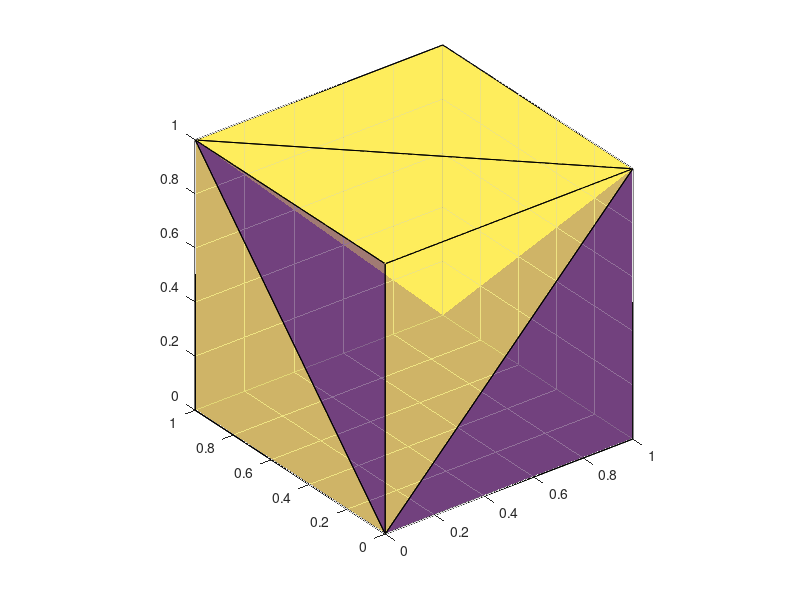

Recreate this plot in MATLAB.
%% Check whether a point is in the convex hull.

%% 3D Box.
Z = [0 0 0 0 1 1 1 1]';
X = [1 1 0 0 1 1 0 0]';
Y = [1 0 1 0 1 0 1 0]';
K = convhull(X,Y,Z);
trisurf(K,X,Y,Z,'facealpha',0.5)
axis vis3d

%% Plane equations.
mu = [mean(X) mean(Y) mean(Z)]';
XYZ = [X Y Z];
A = zeros([size(K,1) 3]);
b = zeros([size(K,1) 1]);
for i = 1:size(K,1)
    p1 = XYZ(K(i,1),:)';
    p2 = XYZ(K(i,2),:)';
    p3 = XYZ(K(i,3),:)';
    P = [p1 p2 p3] - [p1 p1 p1];
    T = orth(P);
    n = cross(T(:,1),T(:,2));
    n0 = n / norm(n);
    d = p1'*n0;
    n0 = sign(mu'*n0 - d) .* n0;
    d = sign(mu'*n0 - d) .* d;
    A(i,:) = n0';
    b(i) = d;
end
in_cvhull = all(A*mu >= b);